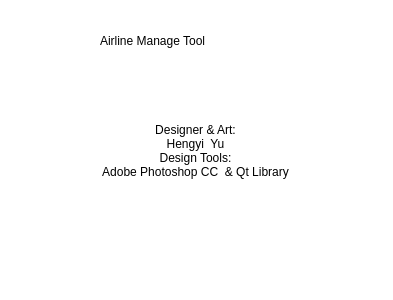
<?xml version="1.0" encoding="UTF-8"?>
<ui version="4.0">
 <class>_AboutDialog</class>
 <widget class="QDialog" name="_AboutDialog">
  <property name="geometry">
   <rect>
    <x>0</x>
    <y>0</y>
    <width>393</width>
    <height>300</height>
   </rect>
  </property>
  <property name="windowTitle">
   <string>Dialog</string>
  </property>
  <property name="styleSheet">
   <string notr="true">background-color: rgb(255, 255, 255);</string>
  </property>
  <widget class="QLabel" name="label_logo_ico">
   <property name="geometry">
    <rect>
     <x>10</x>
     <y>10</y>
     <width>71</width>
     <height>71</height>
    </rect>
   </property>
   <property name="styleSheet">
    <string notr="true">border-image: url(:/images/share/images/mainICO.png);</string>
   </property>
   <property name="text">
    <string/>
   </property>
  </widget>
  <widget class="QLabel" name="label_logo_text">
   <property name="geometry">
    <rect>
     <x>100</x>
     <y>10</y>
     <width>291</width>
     <height>61</height>
    </rect>
   </property>
   <property name="text">
    <string>Airline Manage Tool</string>
   </property>
  </widget>
  <widget class="QLabel" name="label_brief">
   <property name="geometry">
    <rect>
     <x>0</x>
     <y>90</y>
     <width>391</width>
     <height>121</height>
    </rect>
   </property>
   <property name="text">
    <string>Designer &amp; Art:
Hengyi  Yu
Design Tools:
Adobe Photoshop CC  &amp; Qt Library</string>
   </property>
   <property name="alignment">
    <set>Qt::AlignCenter</set>
   </property>
  </widget>
  <widget class="QPushButton" name="pushButton">
   <property name="geometry">
    <rect>
     <x>170</x>
     <y>220</y>
     <width>61</width>
     <height>61</height>
    </rect>
   </property>
   <property name="styleSheet">
    <string notr="true">border-image: url(:/images/share/images/github_logo.png);</string>
   </property>
   <property name="text">
    <string/>
   </property>
   <property name="autoDefault">
    <bool>false</bool>
   </property>
   <property name="flat">
    <bool>true</bool>
   </property>
  </widget>
 </widget>
 <resources/>
 <connections/>
</ui>
